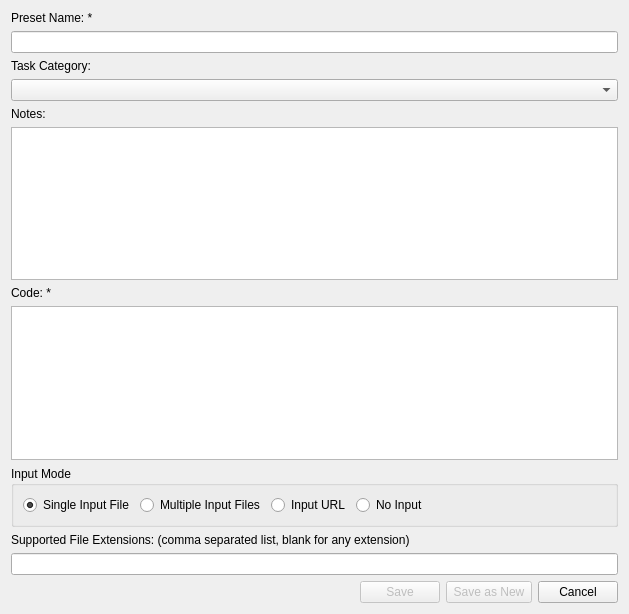
<?xml version="1.0" encoding="UTF-8"?>
<ui version="4.0">
 <class>Presets</class>
 <widget class="QDialog" name="Presets">
  <property name="geometry">
   <rect>
    <x>0</x>
    <y>0</y>
    <width>629</width>
    <height>614</height>
   </rect>
  </property>
  <property name="sizePolicy">
   <sizepolicy hsizetype="Preferred" vsizetype="Preferred">
    <horstretch>0</horstretch>
    <verstretch>0</verstretch>
   </sizepolicy>
  </property>
  <property name="windowTitle">
   <string>Edit Preset[*]</string>
  </property>
  <property name="locale">
   <locale language="English" country="UnitedStates"/>
  </property>
  <layout class="QVBoxLayout" name="verticalLayout">
   <item>
    <widget class="QLabel" name="labelPreset">
     <property name="text">
      <string>Preset Name: *</string>
     </property>
    </widget>
   </item>
   <item>
    <widget class="QLineEdit" name="lineEditPresetName"/>
   </item>
   <item>
    <widget class="QLabel" name="labelCategories">
     <property name="text">
      <string>Task Category:</string>
     </property>
    </widget>
   </item>
   <item>
    <widget class="QComboBox" name="comboBoxCategories"/>
   </item>
   <item>
    <widget class="QLabel" name="label">
     <property name="text">
      <string>Notes:</string>
     </property>
    </widget>
   </item>
   <item>
    <widget class="QPlainTextEdit" name="plainTextEditNotes"/>
   </item>
   <item>
    <widget class="QLabel" name="labelCommandLine">
     <property name="text">
      <string>Code: *</string>
     </property>
    </widget>
   </item>
   <item>
    <widget class="QPlainTextEdit" name="plainTextEditCommandLine">
     <property name="minimumSize">
      <size>
       <width>0</width>
       <height>60</height>
      </size>
     </property>
     <property name="documentTitle">
      <string notr="true"/>
     </property>
     <property name="plainText">
      <string notr="true"/>
     </property>
     <property name="tabStopWidth">
      <number>28</number>
     </property>
    </widget>
   </item>
   <item>
    <widget class="QGroupBox" name="groupBoxInputMode">
     <property name="minimumSize">
      <size>
       <width>0</width>
       <height>0</height>
      </size>
     </property>
     <property name="title">
      <string>Input Mode</string>
     </property>
     <layout class="QHBoxLayout" name="horizontalLayout_2">
      <item>
       <widget class="QRadioButton" name="radioButtonSingle">
        <property name="text">
         <string>Single Input File</string>
        </property>
        <property name="checked">
         <bool>true</bool>
        </property>
       </widget>
      </item>
      <item>
       <widget class="QRadioButton" name="radioButtonMultiple">
        <property name="text">
         <string>Multiple Input Files</string>
        </property>
       </widget>
      </item>
      <item>
       <widget class="QRadioButton" name="radioButtonURL">
        <property name="text">
         <string>Input URL</string>
        </property>
       </widget>
      </item>
      <item>
       <widget class="QRadioButton" name="radioButtonNone">
        <property name="text">
         <string>No Input</string>
        </property>
       </widget>
      </item>
      <item>
       <spacer name="horizontalSpacer_2">
        <property name="orientation">
         <enum>Qt::Horizontal</enum>
        </property>
        <property name="sizeHint" stdset="0">
         <size>
          <width>40</width>
          <height>20</height>
         </size>
        </property>
       </spacer>
      </item>
     </layout>
    </widget>
   </item>
   <item>
    <widget class="QLabel" name="labelExtensions">
     <property name="text">
      <string>Supported File Extensions: (comma separated list, blank for any extension)</string>
     </property>
    </widget>
   </item>
   <item>
    <widget class="QLineEdit" name="lineEditExtensions"/>
   </item>
   <item>
    <layout class="QHBoxLayout" name="horizontalLayout">
     <item>
      <spacer name="horizontalSpacer">
       <property name="orientation">
        <enum>Qt::Horizontal</enum>
       </property>
       <property name="sizeHint" stdset="0">
        <size>
         <width>40</width>
         <height>20</height>
        </size>
       </property>
      </spacer>
     </item>
     <item>
      <widget class="QPushButton" name="pushButtonSave">
       <property name="enabled">
        <bool>false</bool>
       </property>
       <property name="text">
        <string>Save</string>
       </property>
       <property name="default">
        <bool>true</bool>
       </property>
      </widget>
     </item>
     <item>
      <widget class="QPushButton" name="pushButtonSaveAsNew">
       <property name="enabled">
        <bool>false</bool>
       </property>
       <property name="text">
        <string> Save as New </string>
       </property>
      </widget>
     </item>
     <item>
      <widget class="QPushButton" name="pushButtonCancel">
       <property name="text">
        <string>Cancel</string>
       </property>
      </widget>
     </item>
    </layout>
   </item>
  </layout>
 </widget>
 <resources/>
 <connections/>
</ui>
